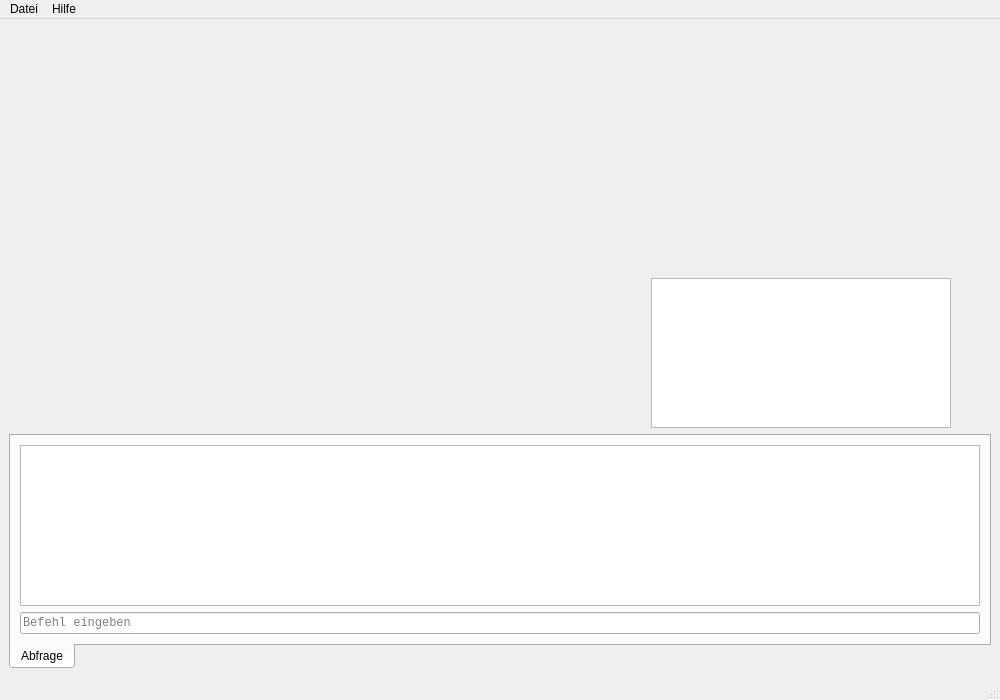
<?xml version="1.0" encoding="UTF-8"?>
<ui version="4.0">
 <class>MainWindow</class>
 <widget class="QMainWindow" name="MainWindow">
  <property name="geometry">
   <rect>
    <x>0</x>
    <y>0</y>
    <width>1000</width>
    <height>700</height>
   </rect>
  </property>
  <property name="windowTitle">
   <string>MainWindow</string>
  </property>
  <widget class="QWidget" name="centralwidget">
   <layout class="QVBoxLayout" name="verticalLayout">
    <item>
     <layout class="QHBoxLayout" name="horizontalLayout">
      <item>
       <widget class="ChartWidget" name="chartWidget" native="true">
        <property name="minimumSize">
         <size>
          <width>600</width>
          <height>400</height>
         </size>
        </property>
        <property name="maximumSize">
         <size>
          <width>2000</width>
          <height>2000</height>
         </size>
        </property>
        <property name="autoFillBackground">
         <bool>false</bool>
        </property>
       </widget>
      </item>
      <item>
       <layout class="QVBoxLayout" name="verticalLayout_4">
        <property name="leftMargin">
         <number>10</number>
        </property>
        <property name="topMargin">
         <number>0</number>
        </property>
        <property name="rightMargin">
         <number>0</number>
        </property>
        <item>
         <spacer name="verticalSpacer_2">
          <property name="orientation">
           <enum>Qt::Orientation::Vertical</enum>
          </property>
          <property name="sizeHint" stdset="0">
           <size>
            <width>20</width>
            <height>40</height>
           </size>
          </property>
         </spacer>
        </item>
        <item>
         <widget class="MeasurementInformationTable" name="measurementInformationTable">
          <property name="sizePolicy">
           <sizepolicy hsizetype="Minimum" vsizetype="Expanding">
            <horstretch>0</horstretch>
            <verstretch>0</verstretch>
           </sizepolicy>
          </property>
          <property name="minimumSize">
           <size>
            <width>250</width>
            <height>150</height>
           </size>
          </property>
          <property name="maximumSize">
           <size>
            <width>300</width>
            <height>150</height>
           </size>
          </property>
          <property name="verticalScrollBarPolicy">
           <enum>Qt::ScrollBarPolicy::ScrollBarAlwaysOff</enum>
          </property>
          <property name="horizontalScrollBarPolicy">
           <enum>Qt::ScrollBarPolicy::ScrollBarAlwaysOff</enum>
          </property>
          <property name="editTriggers">
           <set>QAbstractItemView::EditTrigger::NoEditTriggers</set>
          </property>
          <property name="alternatingRowColors">
           <bool>false</bool>
          </property>
          <property name="selectionMode">
           <enum>QAbstractItemView::SelectionMode::SingleSelection</enum>
          </property>
          <property name="showGrid">
           <bool>true</bool>
          </property>
          <property name="cornerButtonEnabled">
           <bool>false</bool>
          </property>
         </widget>
        </item>
       </layout>
      </item>
      <item>
       <spacer name="horizontalSpacer_2">
        <property name="orientation">
         <enum>Qt::Orientation::Horizontal</enum>
        </property>
        <property name="sizeType">
         <enum>QSizePolicy::Policy::Maximum</enum>
        </property>
        <property name="sizeHint" stdset="0">
         <size>
          <width>40</width>
          <height>20</height>
         </size>
        </property>
       </spacer>
      </item>
     </layout>
    </item>
    <item>
     <widget class="QTabWidget" name="multiTabWidget">
      <property name="maximumSize">
       <size>
        <width>16777215</width>
        <height>300</height>
       </size>
      </property>
      <property name="tabPosition">
       <enum>QTabWidget::TabPosition::South</enum>
      </property>
      <property name="tabShape">
       <enum>QTabWidget::TabShape::Rounded</enum>
      </property>
      <property name="currentIndex">
       <number>0</number>
      </property>
      <property name="elideMode">
       <enum>Qt::TextElideMode::ElideNone</enum>
      </property>
      <property name="documentMode">
       <bool>false</bool>
      </property>
      <property name="tabsClosable">
       <bool>false</bool>
      </property>
      <property name="movable">
       <bool>false</bool>
      </property>
      <property name="tabBarAutoHide">
       <bool>false</bool>
      </property>
      <widget class="QWidget" name="abfrage">
       <attribute name="title">
        <string>Abfrage</string>
       </attribute>
       <layout class="QHBoxLayout" name="horizontalLayout_2">
        <item>
         <layout class="QVBoxLayout" name="verticalLayout_5">
          <item>
           <widget class="OutputList" name="outputList">
            <property name="font">
             <font>
              <family>Consolas</family>
             </font>
            </property>
           </widget>
          </item>
          <item>
           <widget class="InputLine" name="inputLine">
            <property name="font">
             <font>
              <family>Consolas</family>
             </font>
            </property>
            <property name="placeholderText">
             <string>Befehl eingeben</string>
            </property>
            <property name="clearButtonEnabled">
             <bool>false</bool>
            </property>
           </widget>
          </item>
         </layout>
        </item>
       </layout>
      </widget>
     </widget>
    </item>
    <item>
     <spacer name="verticalSpacer">
      <property name="orientation">
       <enum>Qt::Orientation::Vertical</enum>
      </property>
      <property name="sizeType">
       <enum>QSizePolicy::Policy::Maximum</enum>
      </property>
      <property name="sizeHint" stdset="0">
       <size>
        <width>20</width>
        <height>20</height>
       </size>
      </property>
     </spacer>
    </item>
   </layout>
  </widget>
  <widget class="QMenuBar" name="menubar">
   <property name="geometry">
    <rect>
     <x>0</x>
     <y>0</y>
     <width>1000</width>
     <height>25</height>
    </rect>
   </property>
   <widget class="QMenu" name="menuDatei">
    <property name="title">
     <string>Datei</string>
    </property>
    <addaction name="actionHistogrammdatei_laden"/>
    <addaction name="separator"/>
    <addaction name="actionProgramm_beenden"/>
   </widget>
   <widget class="QMenu" name="menuHilfe">
    <property name="title">
     <string>Hilfe</string>
    </property>
    <addaction name="actionHilfsdokument_anzeigen"/>
    <addaction name="action_ber_Realtime_Latency_Visualiser"/>
   </widget>
   <addaction name="menuDatei"/>
   <addaction name="menuHilfe"/>
  </widget>
  <widget class="QStatusBar" name="statusbar"/>
  <action name="actionHistogrammdatei_laden">
   <property name="text">
    <string>Histogrammdatei laden</string>
   </property>
   <property name="shortcut">
    <string>Ctrl+L</string>
   </property>
  </action>
  <action name="actionProgramm_beenden">
   <property name="icon">
    <iconset theme="QIcon::ThemeIcon::ApplicationExit"/>
   </property>
   <property name="text">
    <string>Programm beenden</string>
   </property>
   <property name="shortcut">
    <string>Ctrl+Q</string>
   </property>
  </action>
  <action name="actionHilfsdokument_anzeigen">
   <property name="text">
    <string>Hilfsdokument anzeigen</string>
   </property>
   <property name="shortcut">
    <string>F1</string>
   </property>
  </action>
  <action name="action_ber_Realtime_Latency_Visualiser">
   <property name="icon">
    <iconset theme="QIcon::ThemeIcon::DialogInformation"/>
   </property>
   <property name="text">
    <string>Über Realtime Latency Visualiser</string>
   </property>
  </action>
 </widget>
 <customwidgets>
  <customwidget>
   <class>ChartWidget</class>
   <extends>QWidget</extends>
   <header>chartwidget.h</header>
   <container>1</container>
  </customwidget>
  <customwidget>
   <class>MeasurementInformationTable</class>
   <extends>QTableWidget</extends>
   <header>measurementinformationtable.h</header>
  </customwidget>
  <customwidget>
   <class>OutputList</class>
   <extends>QListWidget</extends>
   <header>outputlist.h</header>
  </customwidget>
  <customwidget>
   <class>InputLine</class>
   <extends>QLineEdit</extends>
   <header>inputline.h</header>
  </customwidget>
 </customwidgets>
 <resources/>
 <connections/>
</ui>
